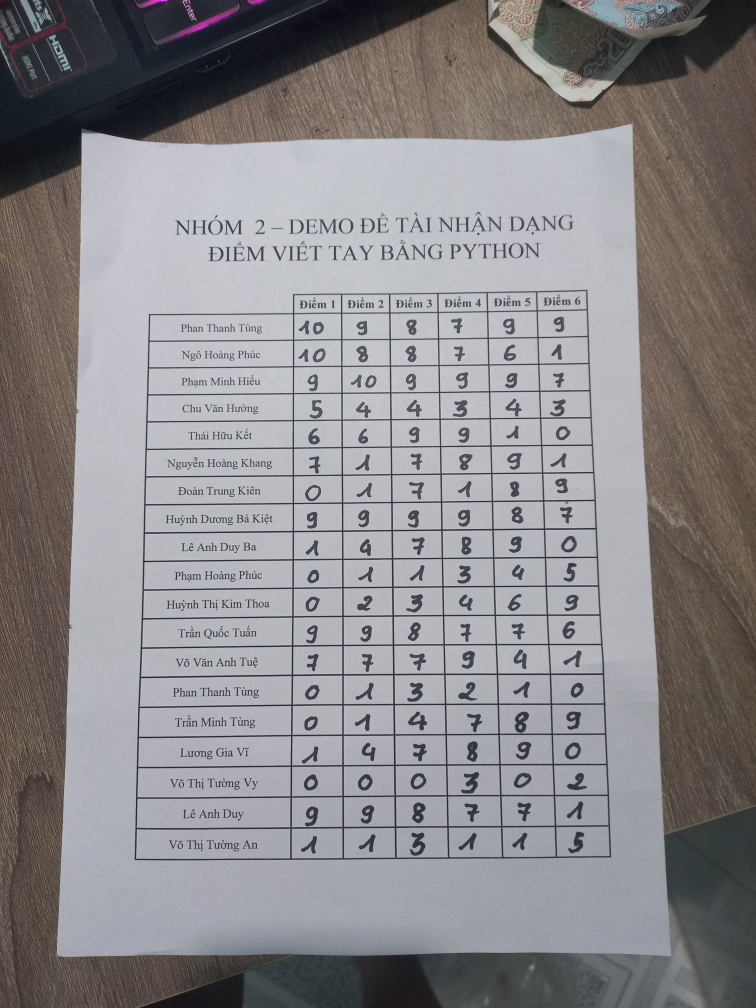
#> input picture input/1.jpg, 3024 x 4032 px (shown at 1/4 size)
$ python -i Score_Sheet.py   (imports and definitions only)
#> lines starting #> are read from the running program, lines starting #| are printed output that depends on the picture; after the words box and inside, x2 and y2 are one past the last pixel; in counts of white or black regions, pixels touching at a corner belong together
### cv_utils.py
import cv2
import os
import numpy as np


# [18 lines left out: functions wider_than, move_bounding_rect, concatenate_bounding_rects, not called in this run]


def get_bounding_rect_content(img, bounding_rect):
    x, y, w, h = bounding_rect
    return img[y:y+h, x:x+w]

def get_contour_area_from_img(img, contour):
    return get_bounding_rect_content(img, cv2.boundingRect(contour))

def get_rotated_image_from_contour(img, contour):

    rotated_rect = cv2.minAreaRect(contour)

    # Get the center x,y and width and height.
    x_center = int(rotated_rect[0][0])
    y_center = int(rotated_rect[0][1])
    width = int(rotated_rect[1][0])
    height = int(rotated_rect[1][1])
    angle_degrees = rotated_rect[2]

    if(width > height):
        temp_height = height
        height = width
        width = temp_height
        angle_degrees = 270 + angle_degrees

    # Reassign rotated rect with updated values
    rotated_rect = ((x_center, y_center), (width, height), angle_degrees)
    # Find the 4 (x,y) coordinates for the rotated rectangle, order: bl, tl,tr, br
    rect_box_points = cv2.boxPoints(rotated_rect)

    img_debug_contour = img.copy()
    cv2.drawContours(img_debug_contour, [contour], 0, (0, 0, 255), 3)
    cv2.imshow('biggest_contour', img_debug_contour)
    cv2.waitKey(0)
    img_debug = img.copy()
    cv2.drawContours(img_debug, [np.int0(rect_box_points)], 0, (0, 0, 255), 3)
    cv2.imshow('min_area_rect_original_image', img_debug)
    cv2.waitKey(0)

    # Prepare for rotation transformation
    src_pts = rect_box_points.astype("float32")
    dst_pts = np.array([
        [0, height-1],  # Bottom Left
        [0, 0],  # Top Left
        [width-1, 0],  # Top Right
    ], dtype="float32")

    # Affine rotation transformation
    ROTATION_MAT = cv2.getAffineTransform(src_pts[:3], dst_pts)
    return cv2.warpAffine(
        img, ROTATION_MAT, (width, height))


# [22 lines left out: functions get_com_shift, shift_by, draw_bounding_rects, not called in this run]


def get_external_contours(img_1_channel):
    """ Utilize OpenCV findContours function """
    contours, _ = cv2.findContours(
        img_1_channel, cv2.RETR_EXTERNAL, cv2.CHAIN_APPROX_SIMPLE)
    return contours


# [17 lines left out: functions get_contours, __compareBoundingSize, get_biggest_contour, not called in this run]


def get_biggest_intensity_contour(contours):
    sorted_contours = sorted(contours, key=cv2.contourArea, reverse=True)
    biggest_contour = sorted_contours[0]
    return biggest_contour
def show_window(name, image, debug=False):
    cv2.imwrite("output/" + name + ".png", image)
    cv2.namedWindow(name, cv2.WINDOW_NORMAL)
    cv2.resizeWindow(name, (700, 800))
    cv2.imshow(name, image)
    cv2.waitKey(0)

### Score_Sheet.py
from functools import cmp_to_key
import cv2
import numpy as np
import cv_utils


MIN_CELL_DIGIT_HEIGHT_RATIO = 2.5


def should_merge_lines(line_a, line_b, rho_distance, theta_distance):
    rho_a, theta_a = line_a[0].copy()
    rho_b, theta_b = line_b[0].copy()
    if(rho_b == rho_a and theta_b == theta_b):
        return False


    theta_b = int(180 * theta_b / np.pi)
    theta_a = int(180 * theta_a / np.pi)


    if rho_b < 0:
        theta_b = theta_b - 180

    if rho_a < 0:
        theta_a = theta_a - 180

    rho_a = np.abs(rho_a)
    rho_b = np.abs(rho_b)

    diff_theta = np.abs(theta_a - theta_b)
    rho_diff = np.abs(rho_a - rho_b)

    if(rho_diff < rho_distance and diff_theta < theta_distance):
        return True

    return False


def resize_to_right_ratio(img, interpolation=cv2.INTER_LINEAR, width=1000):
    ratio_width = width / img.shape[1]
    # Resize
    return cv2.resize(img, None, fx=ratio_width, fy=ratio_width, interpolation=interpolation)


def merge_lines(line_a, line_b):
    rho_b, theta_b = line_b[0]
    rho_a, theta_a = line_a[0]


    if rho_b < 0:
        rho_b = np.abs(rho_b)
        theta_b = theta_b - np.pi


    if rho_a < 0:
        rho_a = np.abs(rho_a)
        theta_a = theta_a - np.pi

    average_theta = (theta_a + theta_b) / 2
    average_rho = (rho_a + rho_b) / 2

    if average_theta < 0:

        average_rho = -average_rho
        average_theta = np.abs(average_theta)

    return [[average_rho, average_theta]]


def get_merged_line(lines, line_a, rho_distance, degree_distance):
    for i, line_b in enumerate(lines):
        if line_b is False:
            continue
        if should_merge_lines(line_a, line_b, rho_distance, degree_distance):

            line_a = merge_lines(line_a, line_b)

            lines[i] = False

    return line_a


def get_adaptive_binary_image(img):
    gray = cv2.cvtColor(img, cv2.COLOR_BGR2GRAY)
    gray = cv2.GaussianBlur(gray, (5, 5), 0)
    return cv2.adaptiveThreshold(gray, 255,  cv2.ADAPTIVE_THRESH_GAUSSIAN_C, cv2.THRESH_BINARY_INV, 7, 4)


def merge_nearby_lines(lines, rho_distance=30, degree_distance=20):
    lines = lines if lines is not None else []
    estimated_lines = []
    for line in lines:
        if line is False:
            continue

        estimated_line = get_merged_line(
            lines, line, rho_distance, degree_distance)
        estimated_lines.append(estimated_line)

    return estimated_lines


def draw_lines(lines, img):
    if lines is not None:
        for line in lines:
            rho, theta = line[0]
            a = np.cos(theta)
            b = np.sin(theta)
            x0 = a * rho
            y0 = b * rho
            pt1 = (int(x0 + 10000*(-b)), int(y0 + 10000*(a)))
            pt2 = (int(x0 - 10000*(-b)), int(y0 - 10000*(a)))
            cv2.line(img, pt1, pt2,
                     (255, 255, 255), 2)


# [12 lines left out: function sort_by_upper_left_pos, not called in this run]


def get_rotated_sheet(img, img_adaptive_binary):

    contours = cv_utils.get_external_contours(img_adaptive_binary)
    biggest_contour = cv_utils.get_biggest_intensity_contour(contours)

    img_raw = cv_utils.get_rotated_image_from_contour(img, biggest_contour)

    img_raw = resize_to_right_ratio(img_raw)
    img_binary_sheet_rotated = get_adaptive_binary_image(img_raw)
    cv_utils.show_window('img_adaptive_binary', img_binary_sheet_rotated)

    return img_raw, img_binary_sheet_rotated


def generate_sheet(img, num_rows_in_grid=19, max_num_cols=20):
    img = resize_to_right_ratio(img)
    img_adaptive_binary = get_adaptive_binary_image(img)

    cv_utils.show_window('img_adaptive_binary', img_adaptive_binary)


    img_sheet, img_binary_sheet = get_rotated_sheet(img, img_adaptive_binary)


    img_binary_grid, img_binary_only_numbers = get_grid(img_binary_sheet)


    cells_bounding_rects, grid_bounding_rect = get_cells_bounding_rects(img_binary_grid, num_rows_in_grid, max_num_cols)


    img_binary_only_numbers = cv_utils.get_bounding_rect_content(img_binary_only_numbers, grid_bounding_rect)
    img_binary_sheet = cv_utils.get_bounding_rect_content(img_binary_sheet, grid_bounding_rect)
    img_sheet = cv_utils.get_bounding_rect_content(img_sheet, grid_bounding_rect)

    return img_sheet, img_binary_sheet, img_binary_only_numbers, cells_bounding_rects


def get_grid(img_binary_sheet):
    height, width = img_binary_sheet.shape
    img_binary_sheet_morphed = img_binary_sheet.copy()
    kernel = cv2.getStructuringElement(cv2.MORPH_RECT, (5, 5))
    img_binary_sheet_morphed = cv2.morphologyEx(img_binary_sheet_morphed, cv2.MORPH_DILATE, kernel)

    cv_utils.show_window('morph_dilate_binary_img', img_binary_sheet_morphed)

    sheet_binary_grid_horizontal = img_binary_sheet_morphed.copy()
    sheet_binary_grid_vertical = img_binary_sheet_morphed.copy()
    structuring_line_size = int(width / 5.0)

    element = cv2.getStructuringElement(cv2.MORPH_RECT, (structuring_line_size, 1))
    sheet_binary_grid_horizontal = cv2.morphologyEx(sheet_binary_grid_horizontal, cv2.MORPH_OPEN, element)

    element = cv2.getStructuringElement(cv2.MORPH_RECT, (1, structuring_line_size))

    sheet_binary_grid_vertical = cv2.morphologyEx(sheet_binary_grid_vertical, cv2.MORPH_OPEN, element)
    img_binary_sheet_morphed = cv2.add(
        sheet_binary_grid_vertical, sheet_binary_grid_horizontal)

    cv_utils.show_window("morph_keep_only_horizontal_lines", sheet_binary_grid_horizontal)
    cv_utils.show_window("morph_keep_only_vertical_lines", sheet_binary_grid_vertical)
    cv_utils.show_window("concatenate_vertical_horizontal", img_binary_sheet_morphed)

    rho_accumulator = 1
    angle_accumulator = np.pi / 2
    threshold_accumulator_votes = int(width/2)

    grid_lines = cv2.HoughLines(img_binary_sheet_morphed, rho_accumulator,
                                angle_accumulator, threshold_accumulator_votes)

    img_binary_grid = np.zeros(
        img_binary_sheet_morphed.shape, dtype=img_binary_sheet_morphed.dtype)

    grid_lines = merge_nearby_lines(grid_lines)

    draw_lines(grid_lines, img_binary_grid)

    outer_border = np.array([
        [1, height-1],  # Bottom Left
        [1, 1],  # Top Left
        [width-1, 1],  # Top Right
        [width-1, height-1]  # Bottom Right
    ])
    cv2.drawContours(img_binary_grid, [outer_border], 0, (255, 255, 255), 3)

    img_binary_sheet_only_digits = cv2.bitwise_and(img_binary_sheet, 255 - img_binary_sheet_morphed)

    cv_utils.show_window("grid_binary_lines", img_binary_grid)

    return img_binary_grid, img_binary_sheet_only_digits


# [64 lines left out: functions _filter_by_dim, get_most_common_area, validate_and_find_cell, get_cells_bounding_rects, not called in this run]

>>> import cv2
>>> picture = cv2.imread('input/1.jpg')
#> picture is the input picture: shape (4032, 3024, 3); mean B, G, R 138.8, 136.3, 138.5
>>> result = generate_sheet(picture)
#> in get_adaptive_binary_image, `return cv2.adaptiveThreshold(gray, 255,  cv2.ADAPTIVE_THRESH_GAUSSIAN_..`:
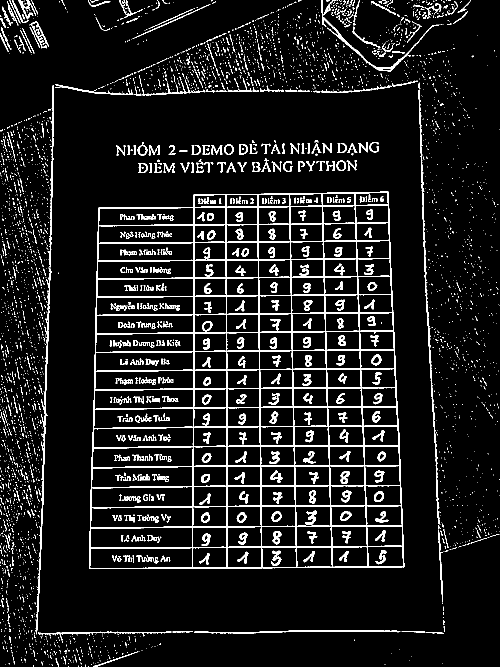
#> returned value: shape (1333, 1000) (shown at 1/2 size); 8.6% white; 3931 white regions (3373 under 20 px)
#> in get_external_contours, `contours, _ = cv2.findContours( img_1_channel, cv2.RETR_EXTERNAL, cv2...`: contours = 3518 contours, 3406 with area under 20; largest, box (x1, y1, x2, y2) and area: (178, 383, 809, 1138) 447494, (71, 170, 108, 1269) 2110, (837, 180, 880, 1048) 1477, (643, 0, 879, 144) 1118, (388, 1260, 800, 1267) 664
#> in get_biggest_intensity_contour, `sorted_contours = sorted(contours, key=cv2.contourArea, reverse=True)`: sorted_contours has the same summary as contours in get_external_contours
#> in get_biggest_intensity_contour, `biggest_contour = sorted_contours[0]`: biggest_contour = contour of 195 points, box (x1, y1, x2, y2) (178, 383, 809, 1138), area 447494
#> in get_rotated_image_from_contour, `rotated_rect = cv2.minAreaRect(contour)`: rotated_rect = ((488.8, 761.9), (630.1, 751.5), -0.659)
#> in get_rotated_image_from_contour, `x_center = int(rotated_rect[0][0])`: x_center = 488
#> in get_rotated_image_from_contour, `y_center = int(rotated_rect[0][1])`: y_center = 761
#> in get_rotated_image_from_contour, `width = int(rotated_rect[1][0])`: width = 630
#> in get_rotated_image_from_contour, `height = int(rotated_rect[1][1])`: height = 751
#> in get_rotated_image_from_contour, `angle_degrees = rotated_rect[2]`: angle_degrees = -0.659
#> in get_rotated_image_from_contour, `rotated_rect = ((x_center, y_center), (width, height), angle_degrees)`: rotated_rect = ((488, 761), (630, 751), -0.659)
#> in get_rotated_image_from_contour, `rect_box_points = cv2.boxPoints(rotated_rect)`: rect_box_points = [[177.3, 1140.1], [168.7, 389.1], [798.7, 381.9], [807.3, 1132.9]]
#> in get_rotated_image_from_contour, `cv2.drawContours(img_debug_contour, [contour], 0, (0, 0, 255), 3)`:
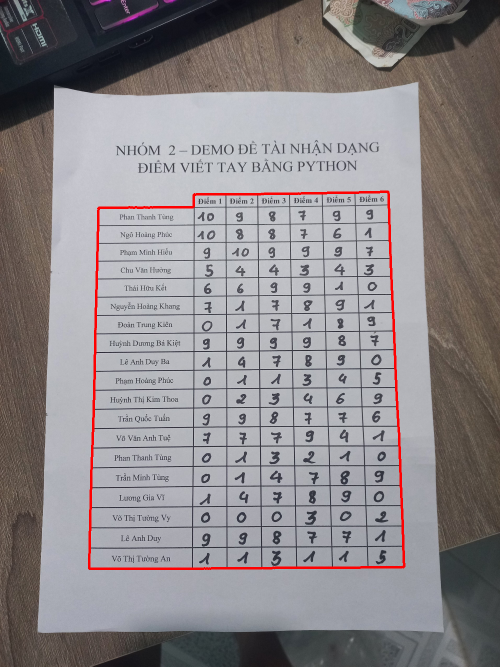
#> img_debug_contour: shape (1333, 1000, 3) (shown at 1/2 size); mean of channels 0, 1, 2 137.2, 134.9, 139.6; drawn as B, G, R
#> in get_rotated_image_from_contour, `cv2.drawContours(img_debug, [np.int0(rect_box_points)], 0, (0, 0, 255)..`:
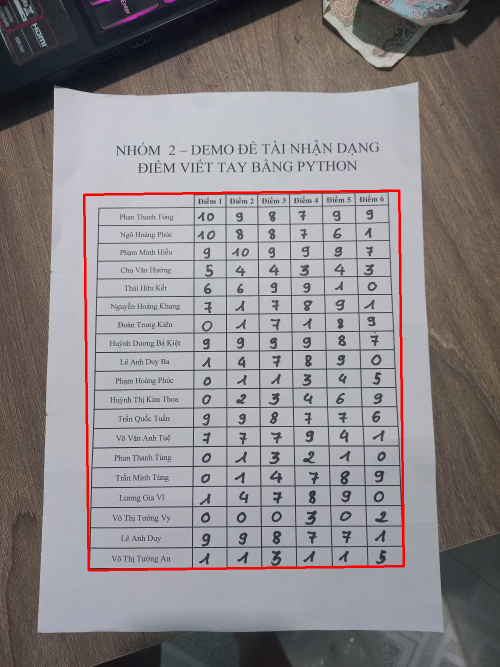
#> img_debug: shape (1333, 1000, 3) (shown at 1/2 size); mean of channels 0, 1, 2 136.8, 134.5, 139.3; drawn as B, G, R
#> in get_rotated_image_from_contour, `src_pts = rect_box_points.astype("float32")`: src_pts has the same summary as rect_box_points
#> in get_rotated_image_from_contour, `dst_pts = np.array([ [0, height-1],  # Bottom Left [0, 0],  # Top Left..`: dst_pts = [[0, 750], [0, 0], [629, 0]]
#> in get_rotated_image_from_contour, `ROTATION_MAT = cv2.getAffineTransform(src_pts[:3], dst_pts)`: ROTATION_MAT = [[0.998, -0.0115, -164], [0.0115, 0.999, -390.5]]
#> in get_adaptive_binary_image (call 2), `gray = cv2.cvtColor(img, cv2.COLOR_BGR2GRAY)`:
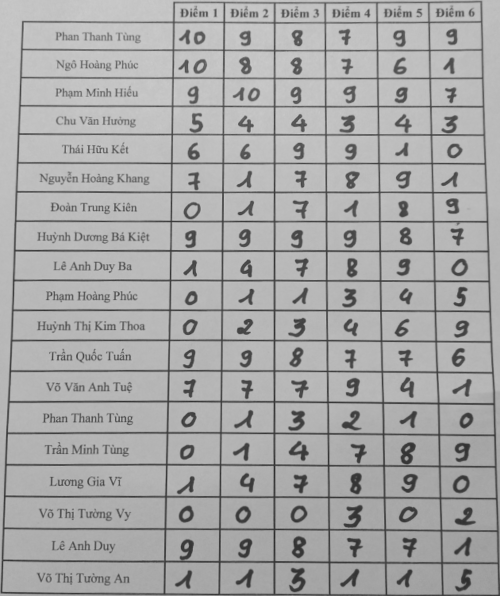
#> gray: shape (1192, 1000) (shown at 1/2 size); min 34, max 207, mean 166.8
#> in get_grid, `img_binary_sheet_morphed = cv2.add( sheet_binary_grid_vertical, sheet_..`:
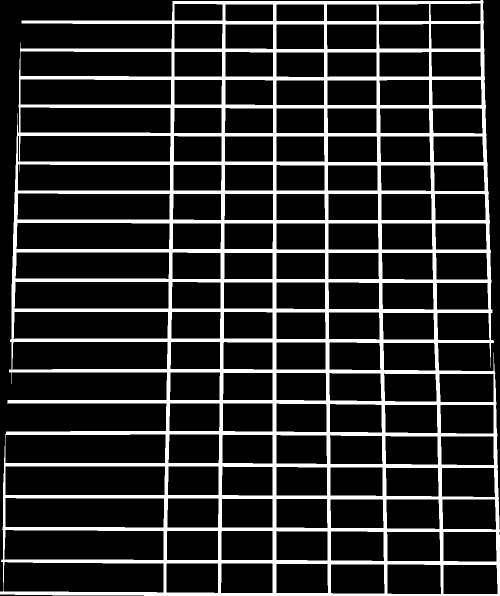
#> img_binary_sheet_morphed: shape (1192, 1000) (shown at 1/2 size); 16.3% white; 1 white region, box (x1, y1, x2, y2) and area: (0, 0, 1000, 1192) 194464
#> in get_grid, `grid_lines = cv2.HoughLines(img_binary_sheet_morphed, rho_accumulator,..`: grid_lines = 31 rows, first 8: [546, 0], [1188, 1.57], [1123, 1.57], [1059, 1.57], [994, 1.57], [654, 0], [930, 1.57], [868, 1.57]
#> in merge_nearby_lines, `lines = lines if lines is not None else []`: lines has the same summary as grid_lines in get_grid
#> the loop in merge_nearby_lines, `for line in lines:` made 31 passes
#> the loop in draw_lines, `for line in lines:` made 31 passes
#> after the loop in draw_lines, `for line in lines:`:
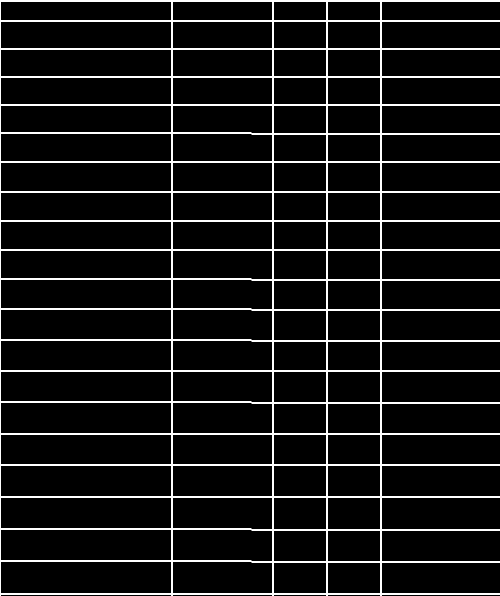
#> img: shape (1192, 1000) (shown at 1/2 size); 6.6% white; 1 white region, box (x1, y1, x2, y2) and area: (0, 0, 1000, 1192) 78806
#> in get_grid, `img_binary_sheet_only_digits = cv2.bitwise_and(img_binary_sheet, 255 -..`:
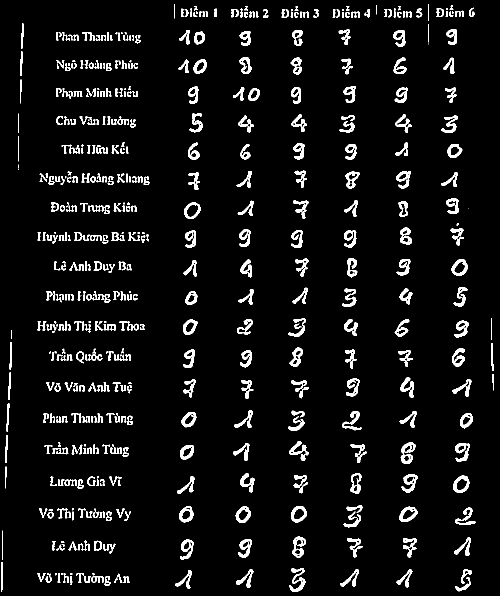
#> img_binary_sheet_only_digits: shape (1192, 1000) (shown at 1/2 size); 6.1% white; 567 white regions (90 under 20 px), largest, box (x1, y1, x2, y2) and area: (578, 1136, 611, 1184) 619, (801, 885, 831, 928) 601, (584, 1073, 612, 1116) 550
